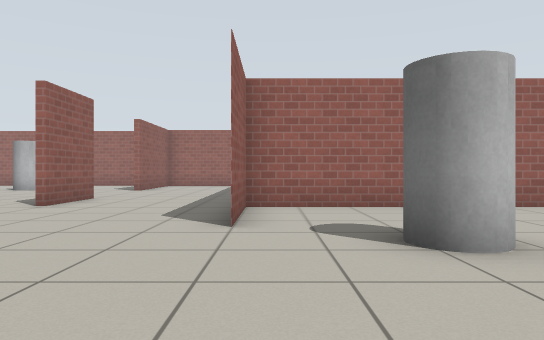
[1] (above)

24 first-person views from a walk through a world built for the Gazebo simulator. The camera is 0.72 m above the floor, looks level and sees 70° across. The floor is counted in squares, 1 m on a side. Each view is taken from the middle of a square. On the plan, view 1 faces up. The plan holds only what a view shows up to about 11 squares ahead; the rest is blank. Gazebo's built-in surfaces are drawn with simple patterns.

[2]
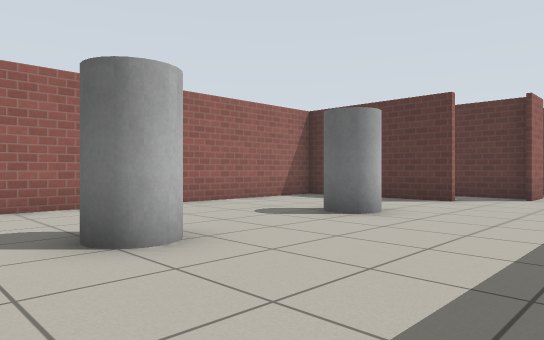

[3]
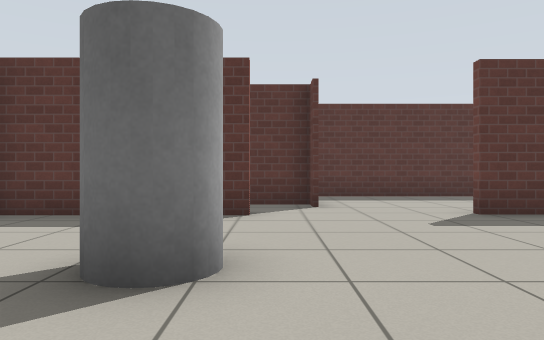

[4]
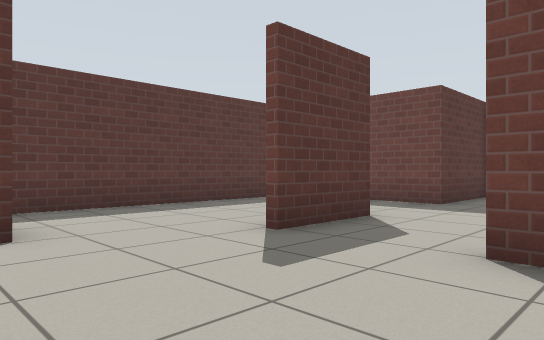

[5]
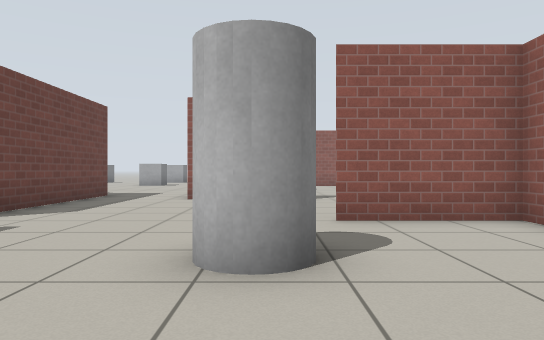

[6]
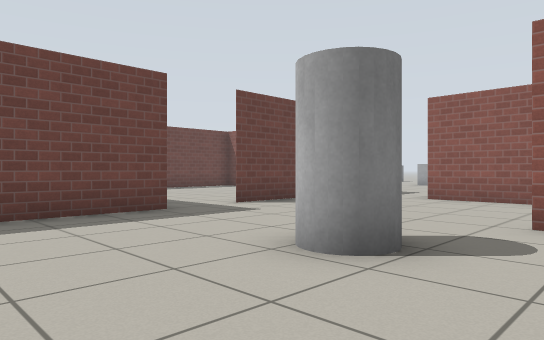

[7]
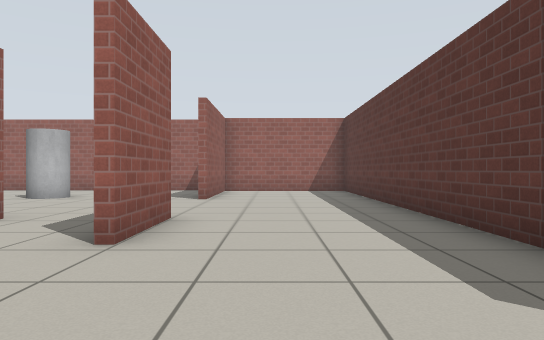

[8]
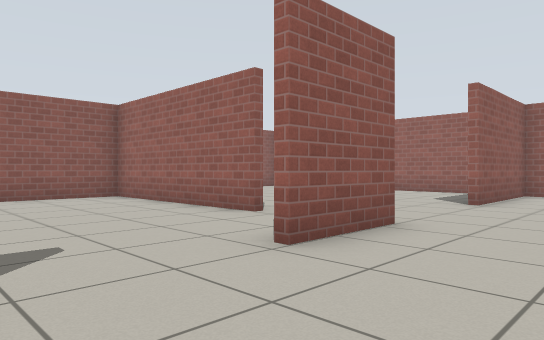

[9]
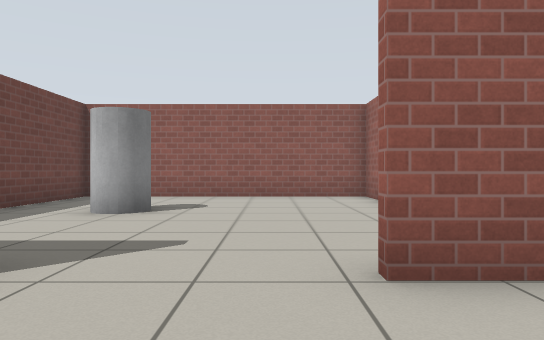

[10]
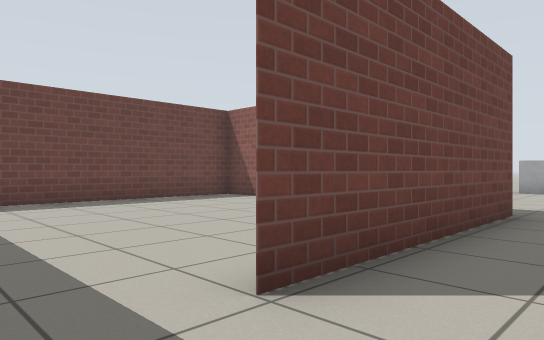

[11]
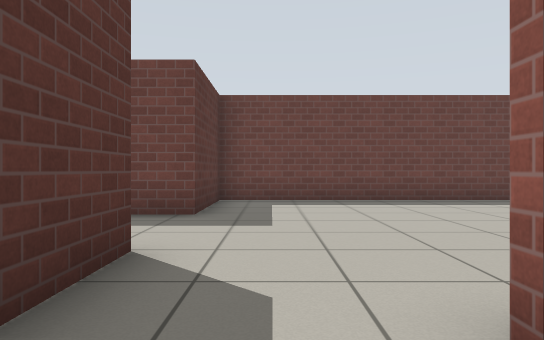

[12]
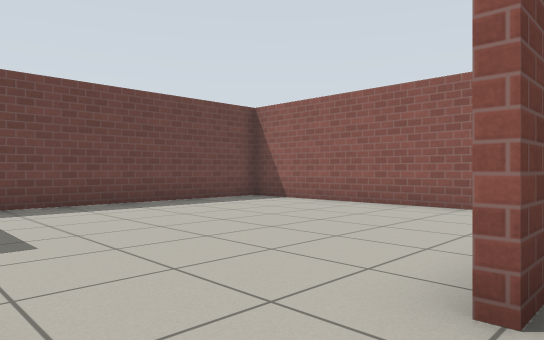

[13]
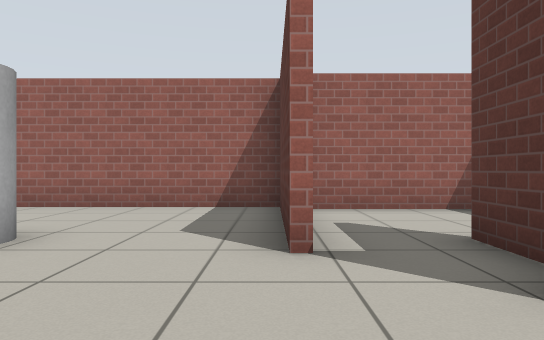

[14]
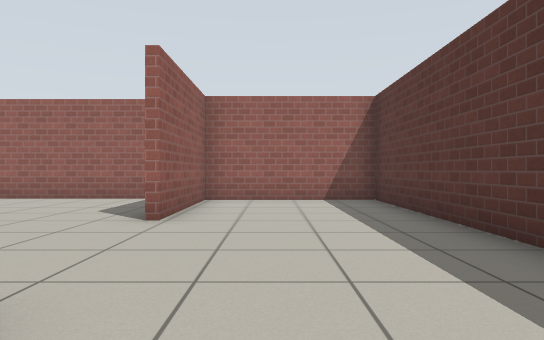

[15]
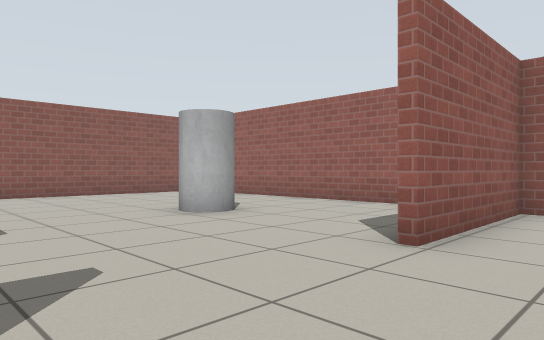

[16]
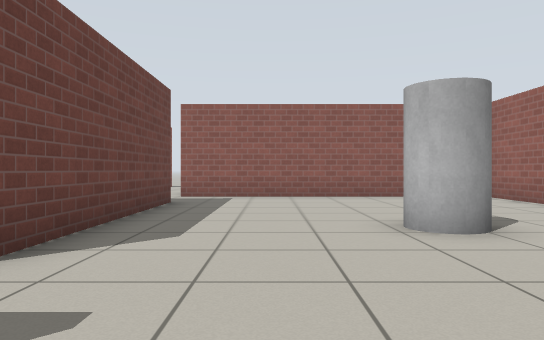

[17]
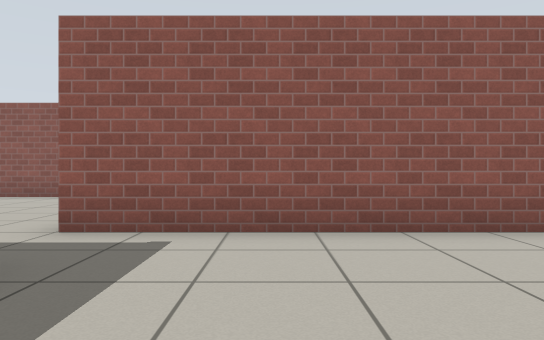

[18]
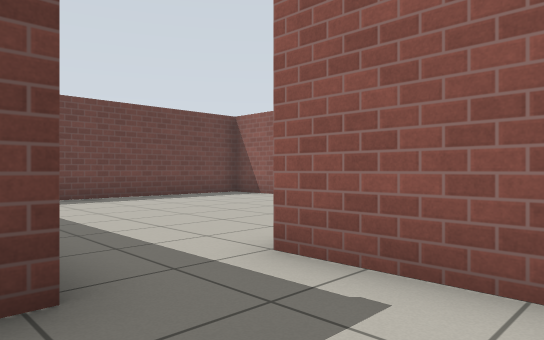

[19]
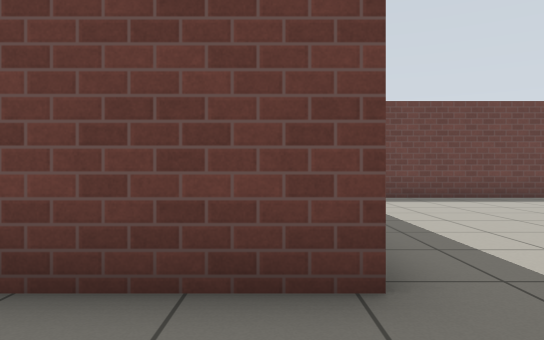

[20]
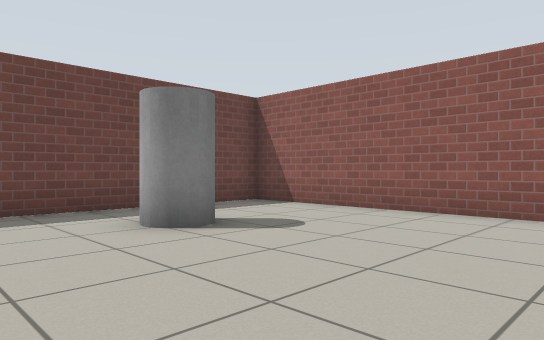

[21]
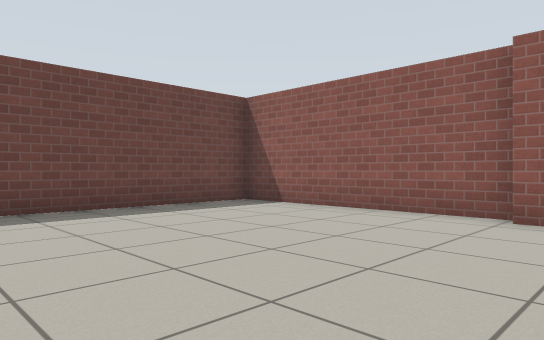

[22]
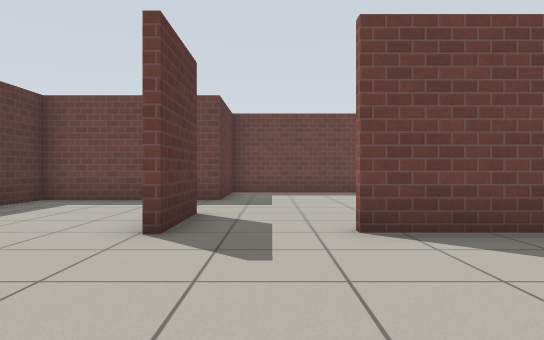

[23]
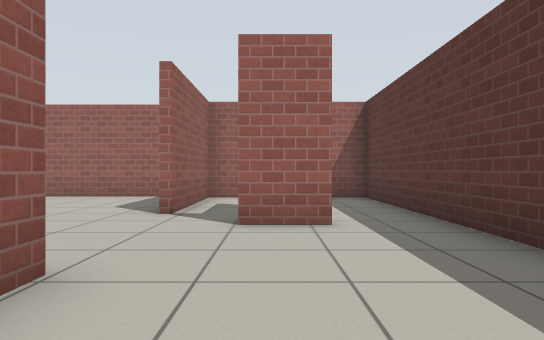

[24]
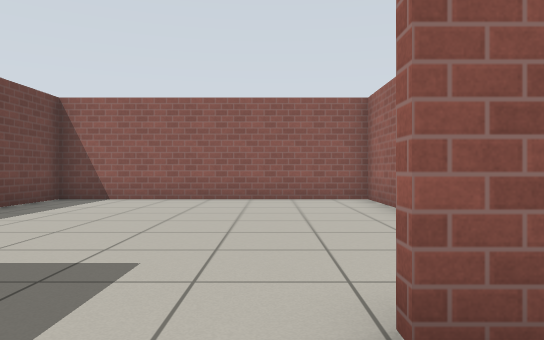

### Floor plan
Ten units are one square. View 1 is at (0, 0); x grows to the right and y downward. Boxes are objects, and circles mark ways between rooms. Rooms are numbered by the first view taken in them; rooms with no view inside come last. Other rooms are left out.
<svg viewBox="-150 -182 289 269">
<path fill="none" stroke="#000" d="M-5 -76 -5 -173 -45 -173 -45 -135M-45 -41 -45 -19M-45 -99 -45 -76M-69 -95 -125 -95 -125 -20 -71 -20M12 4 70 4M-60 6 -5 6M-128 -97 -71 -97M-61 -177 -141 -177M94 -46 94 -34M92 -32 92 -76 -5 -76 -5 -49M94 3 94 25M111 -21 111 -41M119 -21 105 -21M-145 -156 -145 -95M92 53 134 53 134 -20M36 6 15 6 15 82 92 82 92 53M92 25 92 3M-59 20 -59 25M-63 24 -63 82 -6 82M114 -72 94 -72 94 -46M134 -20 134 -72 114 -72"/>
<rect x="-95" y="-55" width="10" height="20" fill="#bbb"><title>grey cylinder</title></rect>
<rect x="-95" y="-145" width="10" height="10" fill="#bbb"><title>grey cylinder</title></rect>
<rect x="15" y="-45" width="10" height="10" fill="#bbb"><title>grey cylinder</title></rect>
<rect x="55" y="-45" width="10" height="10" fill="#bbb"><title>grey cylinder</title></rect>
<circle cx="80" cy="0" r="3" fill="#2a7"/>
<circle cx="90" cy="35" r="3" fill="#2a7"/>
<circle cx="0" cy="10" r="3" fill="#2a7"/>
<circle cx="100" cy="-40" r="3" fill="#2a7"/>
<circle cx="120" cy="-20" r="3" fill="#2a7"/>
<circle cx="110" cy="-55" r="3" fill="#2a7"/>
<text x="-20" y="-70">1</text>
<text x="50" y="40">2</text>
<text x="-30" y="40">3</text>
<text x="100" y="-60">4</text>
<text x="120" y="-50">5</text>
</svg>
Room 1 opens to room 2. Room 1 opens to room 3. Room 1 opens to room 4. Room 1 opens to room 5. Room 4 opens to room 5.

Where each view was taken, in squares from view 1:
view 1: 0 up, 0 right, facing up
view 2: 0 up, 0 right, facing up-right
view 3: 3 up, 3 right, facing right
view 4: 3 up, 6 right, facing down-right
view 5: 4 up, 5 right, facing left
view 6: 6 up, 5 right, facing down-left
view 7: 4 up, 3 left, facing up
view 8: 5 up, 2 left, facing up-left
view 9: 7 up, 2 left, facing left
view 10: 1 up, 1 right, facing down-left
view 11: 1 up, 8 right, facing down
view 12: 0 up, 9 right, facing down-left
view 13: 0 up, 9 right, facing up
view 14: 8 up, 3 left, facing up
view 15: 10 up, 3 left, facing up-left
view 16: 12 up, 4 left, facing left
view 17: 12 up, 10 left, facing left
view 18: 12 up, 12 left, facing down-left
view 19: 12 up, 12 left, facing down
view 20: 9 up, 6 left, facing down-left
view 21: 1 down, 0 right, facing down-left
view 22: 4 up, 8 right, facing down
view 23: 3 down, 11 right, facing up
view 24: 3 down, 11 right, facing left
